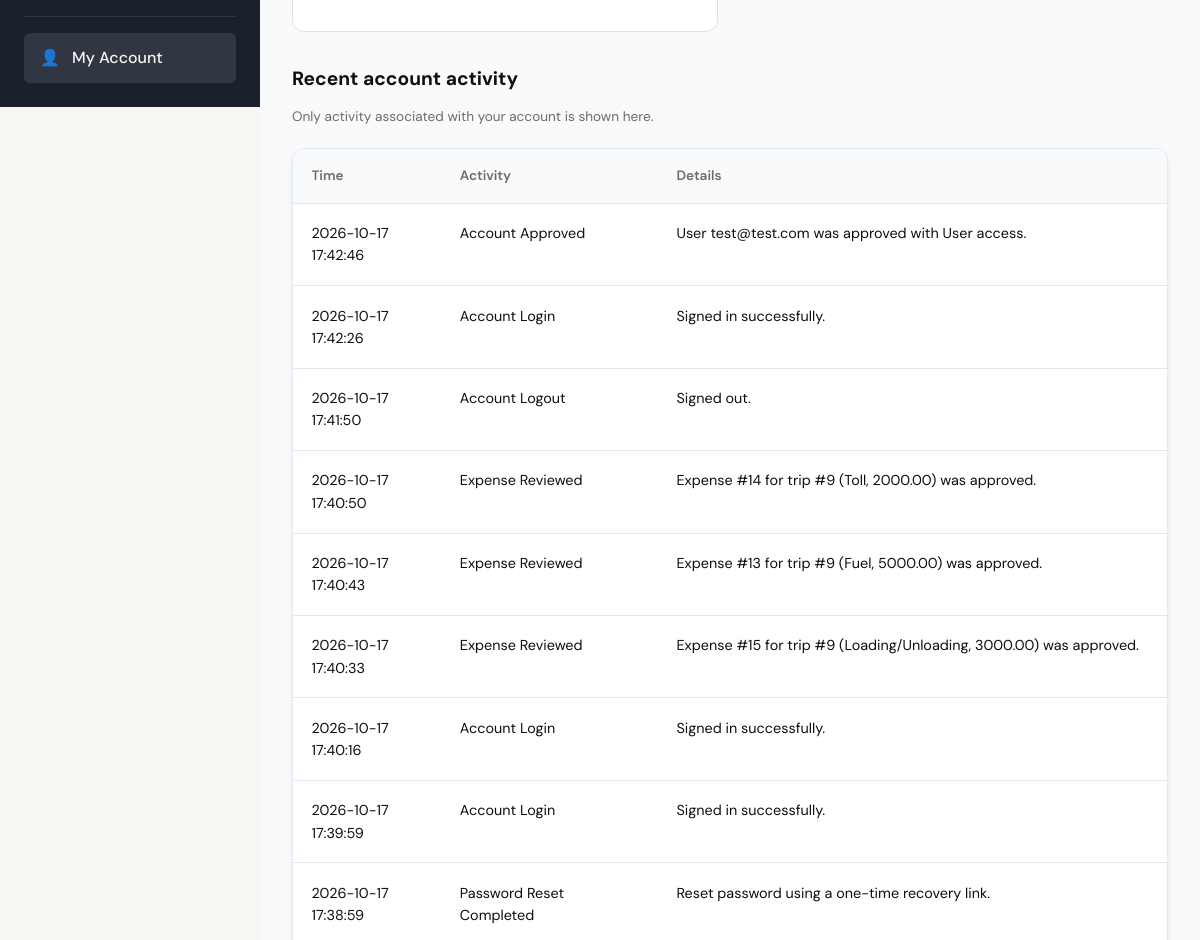
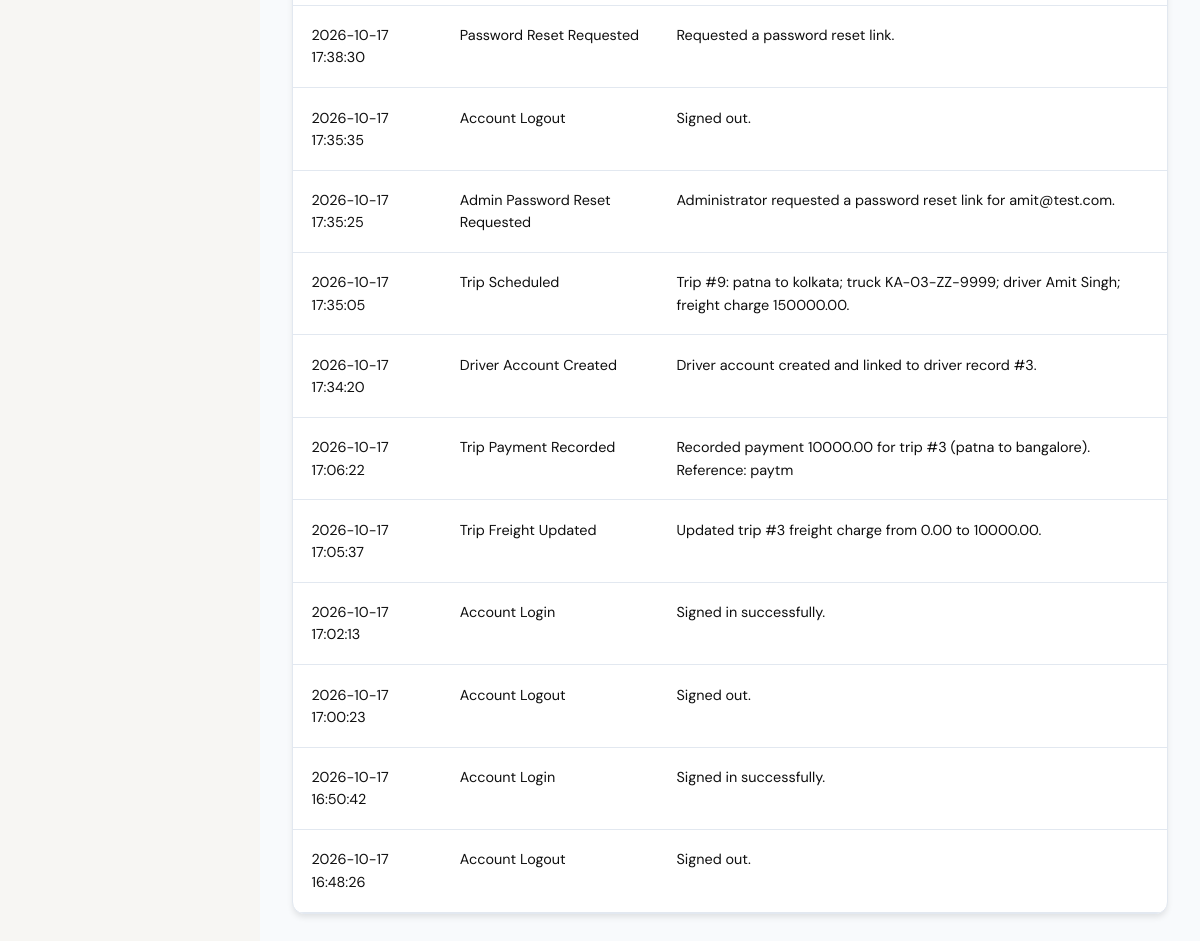
Before: /account (signed in, lower part) with the older database file (2 pictures, top to bottom).
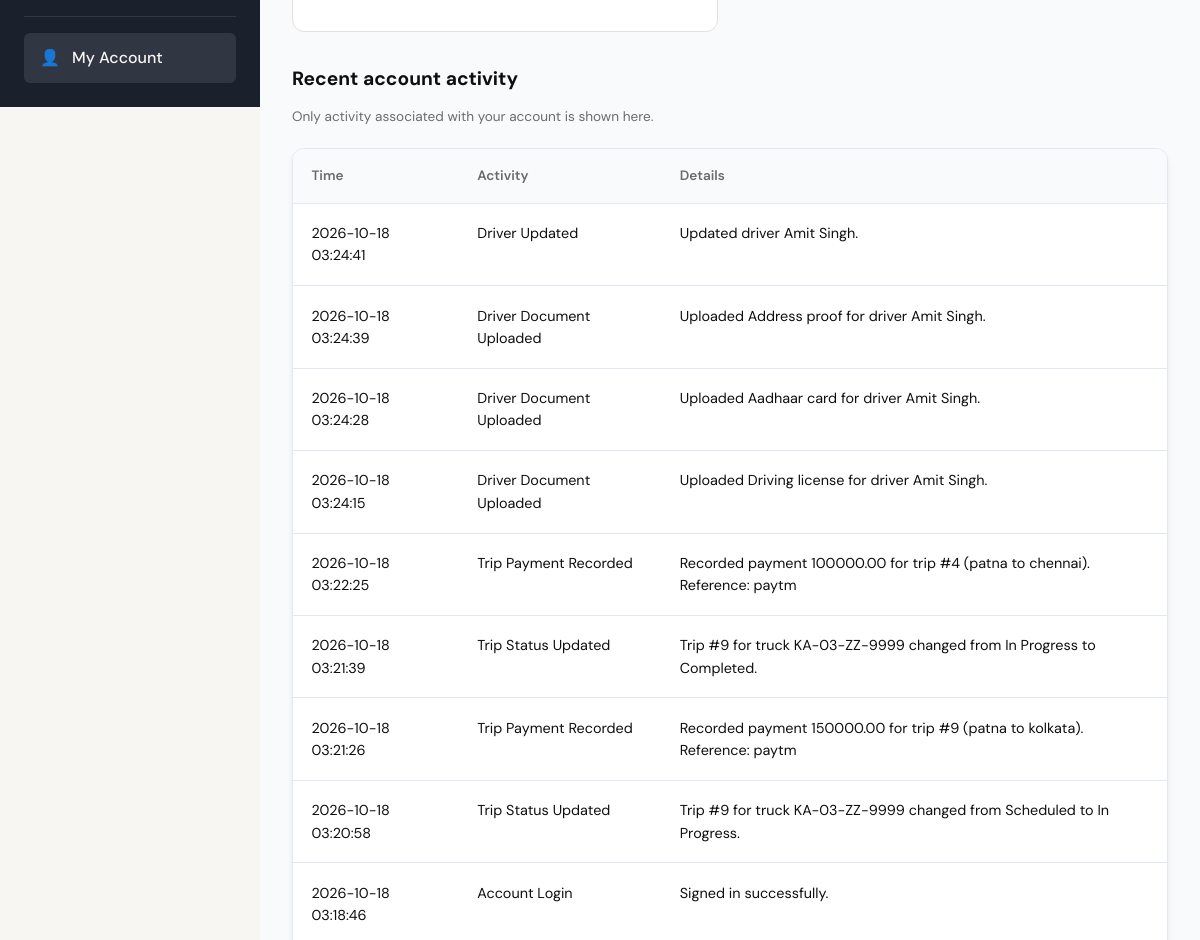
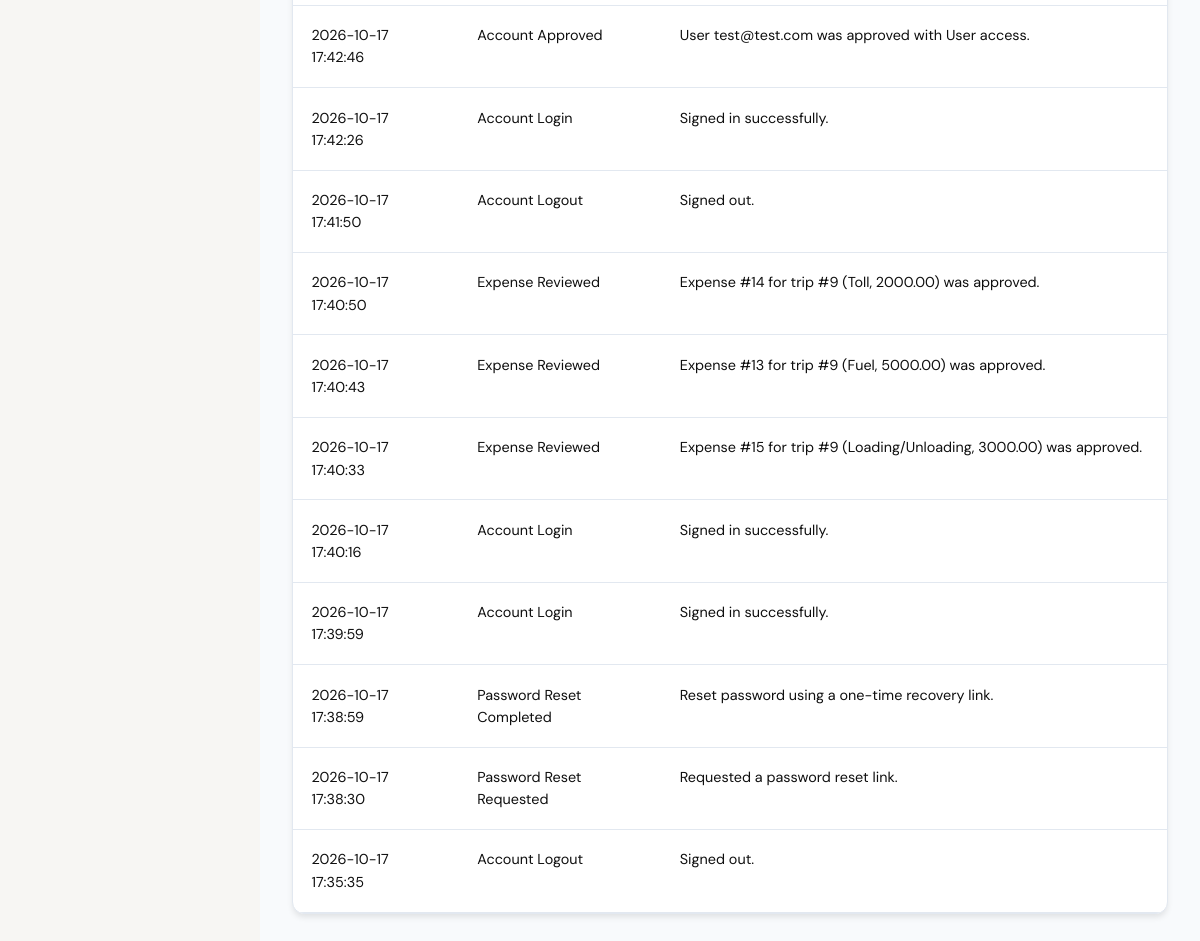
After: the same page with the newer database file (2 pictures, top to bottom).
### tables this page shows
CREATE TABLE user_logs (
                log_id INTEGER PRIMARY KEY AUTOINCREMENT,
                user_id INTEGER NOT NULL,
                action TEXT NOT NULL,
                timestamp DATETIME DEFAULT CURRENT_TIMESTAMP,
                details TEXT, actor_user_id INTEGER REFERENCES users(user_id),
                FOREIGN KEY (user_id) REFERENCES users(user_id)
            );

### app.py (the view, shortened to what this page needs)
@app.route("/account", methods=["GET", "POST"])
def account():
    user_id = session.get('user_id')
    if user_id is None:
        return redirect(url_for("login"))
    session.setdefault("csrf_token", secrets.token_urlsafe(32))
    conn = get_db()
    user = conn.execute(
        "SELECT users.user_id, users.full_name, users.email, users.role, users.job_role, "
        "users.driver_id, drivers.name AS driver_name, users.created_at, "
        "users.is_approved, users.is_rejected, users.is_terminated, users.password "
        "FROM users LEFT JOIN drivers ON drivers.driver_id = users.driver_id "
        "WHERE users.user_id = ?",
        (user_id,)
    ).fetchone()
    if not user:
        conn.close()
        session.clear()
        return redirect(url_for("login"))
    if user['is_terminated']:
        conn.close()
        session.clear()
        flash("This account has been terminated.", "error")
        return redirect(url_for("login"))
    error = None
    success = None
    profile = conn.execute(
        "SELECT users.user_id, users.full_name, users.email, users.role, users.job_role, "
        "users.driver_id, drivers.name AS driver_name, users.created_at, "
        "users.is_approved, users.is_rejected "
        "FROM users LEFT JOIN drivers ON drivers.driver_id = users.driver_id "
        "WHERE users.user_id = ?",
        (user_id,)
    ).fetchone()
    profile = dict(profile)
    recent_activity = conn.execute(
        "SELECT action, details, timestamp FROM user_logs "
        "WHERE user_id = ? OR actor_user_id = ? "
        "ORDER BY timestamp DESC, log_id DESC LIMIT 20",
        (user_id, user_id)
    ).fetchall()
    conn.close()
    return render_template(
        "account.html",
        user=profile,
        recent_activity=recent_activity,
        csrf_token=session["csrf_token"],
        error=error,
        success=success,
        block_content='dashboard'
    )

### app.py (called while the page is built, shortened)
def _record_owner_filter(alias, owner_column="owner_user_id"):
    if session.get("email", "").lower() == SUPER_ADMIN_EMAIL.lower():
        return "1 = 1", []

@app.context_processor
def inject_admin_notification_count():
    if not (session.get("is_admin") or session.get("role") == "Admin"):
        return {"admin_notification_count": 0}
    conn = get_db()
    try:
        counts = _count_admin_notifications(conn)
    finally:
        conn.close()
    return {"admin_notification_count": sum(counts.values())}

### database/db.py (called while the page is built)
def get_db():
    conn = sqlite3.connect(DATABASE_PATH)
    conn.row_factory = sqlite3.Row
    conn.execute("PRAGMA foreign_keys = ON")
    return conn

### templates/account.html (shortened to what this page needs)
{% extends "base.html" %}
{% block content_dashboard %}
<div class="dashboard-page">
    <div class="account-grid">
        <section class="auth-card account-card">
        </section>
    </div>
    <section class="account-activity" aria-labelledby="account-activity-title">
        <div class="panel-header" style="margin-bottom: 1rem;">
            <h2 class="account-card-title" id="account-activity-title">Recent account activity</h2>
            <p class="account-help">Only activity associated with your account is shown here.</p>
        </div>
        {% if recent_activity %}
        <div class="table-container">
            <table class="fleet-table">
                <thead><tr><th>Time</th><th>Activity</th><th>Details</th></tr></thead>
                <tbody>
                    {% for event in recent_activity %}
                    <tr>
                        <td>{{ event.timestamp }}</td>
                        <td>{{ event.action }}</td>
                        <td>{{ event.details }}</td>
                    </tr>
                    {% endfor %}
                </tbody>
            </table>
        </div>
        {% else %}
        <div class="table-container user-empty-state">No account activity has been recorded yet.</div>
        {% endif %}
    </section>
</div>
{% endblock %}

Changed rows visible on the page:
no longer on this page (row unchanged): user_logs: timestamp "2026-10-17 17:35:25", action "Admin Password Reset Requested", details "Administrator requested a password reset link for amit@test.com."
no longer on this page (row unchanged): user_logs: timestamp "2026-10-17 17:35:05", action "Trip Scheduled", details "Trip #9: patna to kolkata; truck KA-03-ZZ-9999; driver Amit Singh; freight charge 150000.00."
no longer on this page (row unchanged): user_logs: timestamp "2026-10-17 17:34:20", action "Driver Account Created", details "Driver account created and linked to driver record #3."
no longer on this page (row unchanged): user_logs: timestamp "2026-10-17 17:06:22", action "Trip Payment Recorded", details "Recorded payment 10000.00 for trip #3 (patna to bangalore). Reference: paytm"
no longer on this page (row unchanged): user_logs: timestamp "2026-10-17 17:05:37", action "Trip Freight Updated", details "Updated trip #3 freight charge from 0.00 to 10000.00."
no longer on this page (row unchanged): user_logs: timestamp "2026-10-17 17:02:13", action "Account Login", details "Signed in successfully."
no longer on this page (row unchanged): user_logs: timestamp "2026-10-17 17:00:23", action "Account Logout", details "Signed out."
no longer on this page (row unchanged): user_logs: timestamp "2026-10-17 16:50:42", action "Account Login", details "Signed in successfully."
no longer on this page (row unchanged): user_logs: timestamp "2026-10-17 16:48:26", action "Account Logout", details "Signed out."
added user_logs: timestamp "2026-10-18 03:24:41", action "Driver Updated", details "Updated driver Amit Singh."
added user_logs: timestamp "2026-10-18 03:24:39", action "Driver Document Uploaded", details "Uploaded Address proof for driver Amit Singh."
added user_logs: timestamp "2026-10-18 03:24:28", action "Driver Document Uploaded", details "Uploaded Aadhaar card for driver Amit Singh."
added user_logs: timestamp "2026-10-18 03:24:15", action "Driver Document Uploaded", details "Uploaded Driving license for driver Amit Singh."
added user_logs: timestamp "2026-10-18 03:22:25", action "Trip Payment Recorded", details "Recorded payment 100000.00 for trip #4 (patna to chennai). Reference: paytm"
added user_logs: timestamp "2026-10-18 03:21:39", action "Trip Status Updated", details "Trip #9 for truck KA-03-ZZ-9999 changed from In Progress to Completed."
added user_logs: timestamp "2026-10-18 03:21:26", action "Trip Payment Recorded", details "Recorded payment 150000.00 for trip #9 (patna to kolkata). Reference: paytm"
added user_logs: timestamp "2026-10-18 03:20:58", action "Trip Status Updated", details "Trip #9 for truck KA-03-ZZ-9999 changed from Scheduled to In Progress."
added user_logs: timestamp "2026-10-18 03:18:46", action "Account Login", details "Signed in successfully."
